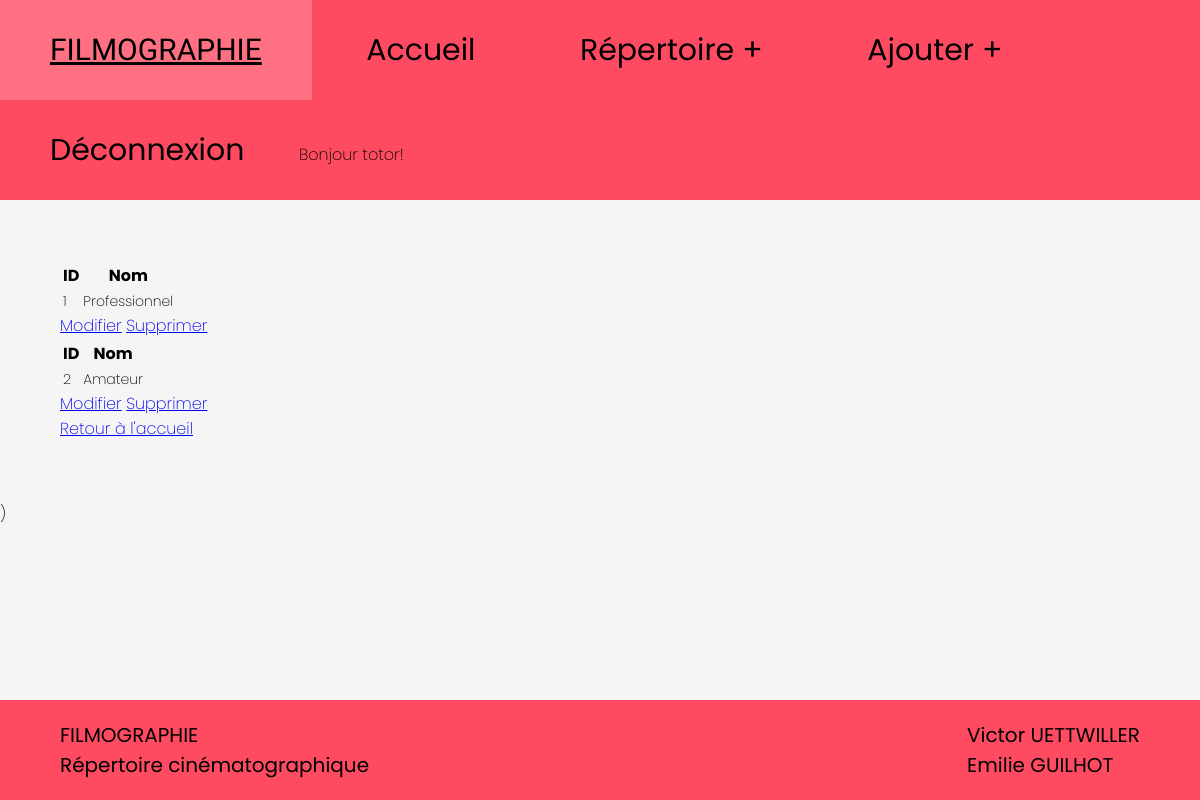
Screenshot of /webapp/show_type/ (signed in) with the database file from the repository.
### webapp/models.py (models this page shows)
class Type(models.Model):
    type = models.CharField(max_length=50)
    def __str__(self):
        chaine = f"{self.type}"
        return chaine

### webapp/views.py (the view)
# urls.py: path('show_type/', views.show_type),
def show_type(request):
    queryset = models.Type.objects.all()
    print(queryset)
    print(len(queryset))
    return render(request,"webapp/show_type.html",{"webapp_type" : queryset})

### webapp/templates/webapp/show_type.html
{% extends "webapp/squelette.html" %}
        {% block content %}
<section>
    {% for type in webapp_type %}
    <table class="table is-fullwidth is-hoverable">
        <thead>
          <tr>
            <th>ID </th>
            <th>Nom </th>
          </tr>
        </thead>
        <tbody>
          <tr>
            <td>{{type.id}}</td>
            <td>{{type.type}}</td>
          </tr>
        </tbody>
      </table>
      <a href="/webapp/modif/act/{{type.id}}",class='bouton'>Modifier</a>
      <a href="/webapp/delete/act/{{type.id}}",class='bouton'>Supprimer</a>
{% endfor %}
<br>
<a href='/webapp/index'class="bouton">Retour à l'accueil</a>
{% endblock %}

### webapp/templates/webapp/squelette.html (shortened to what this page needs)
<html>
    <head>
        {% load static %}
        <link rel="stylesheet" type="text/css" href='{%static "webapp/squelette.css" %}'>
        <section class="titre">
    </head>
    <header>
        <nav>
            <ul class="navbar">
                <li style="font-family: 'Kdam Thmor Pro', sans-serif; text-decoration: underline; text-decoration-color: black;"><a href="/webapp/index/">FILMOGRAPHIE</a></li>
                <li><a href="/webapp/index/" class="clic">Accueil</a></li>
                <li>
                    <a href="#" class="clic">Répertoire</a>
                </li>
                {% if user.is_authenticated %}
                <li>
                    <a href="#" class="clic">Ajouter</a>
                </li>
                    <li><a href="{% url 'logout' %}">Déconnexion</a></li>
                    <li>Bonjour {{ user.username }}!</li>
                {% else %}
                <li><a href="/webapp/accounts/register" class="clic">Inscription</a></li>
                <li><a href="/webapp/accounts/login" class="clic">Connexion</a></li>
                {% endif %}
            </ul>
        </nav>
    </header>
    <body>
        <div class=contenu>
            {% block content %}
            {% endblock %}
        </div>
    </body>
    <footer>
        <p class=gauche>FILMOGRAPHIE<br>Répertoire cinématographique</p>
        <p class=droite>Victor UETTWILLER<br>Emilie GUILHOT</p>
    </footer>
</html>)

### webapp/static/webapp/squelette.css (style rules this page uses)
body { background-color: whitesmoke; color: rgb(0, 0, 0); font-family: 'Poppins'; font-weight: 200; margin: 0; text-decoration: none; list-style-type: none; }
.contenu { padding: 5%; }
nav { display: flex; margin: 0 0; background-color: #FF4B61; top: 0; }
nav .navbar { padding: 0; margin: 0; list-style: none; position: relative; }
nav .navbar li { display:inline-block; background-color: #FF4B61; }
nav a { display:block; padding:0 50px; color: black; font-weight: 400; list-style-type: none; text-decoration: none; font-size:30px; line-height: 100px; }
li > a:after { content: ' +'; }
li > a:only-child:after { content: ''; }
footer { position: absolute; bottom: 0; width: 100%; display: flex; justify-content: space-between; background-color: #FF4B61; font-weight: 400; color: black; font-size: 20px; }
.gauche { display: block; justify-content: left; padding-left: 60px; }
.droite { display: block; justify-content: right; padding-right: 60px; }
tbody { font-family: 'Poppins'; font-weight: 200; font-size: 14px; line-height: 18px; background: #f4f4f4; }

### rows the page displays
Type: id "1", type "Professionnel"
Type: id "2", type "Amateur"

### other values shown
{{ user.username }} "totor"
